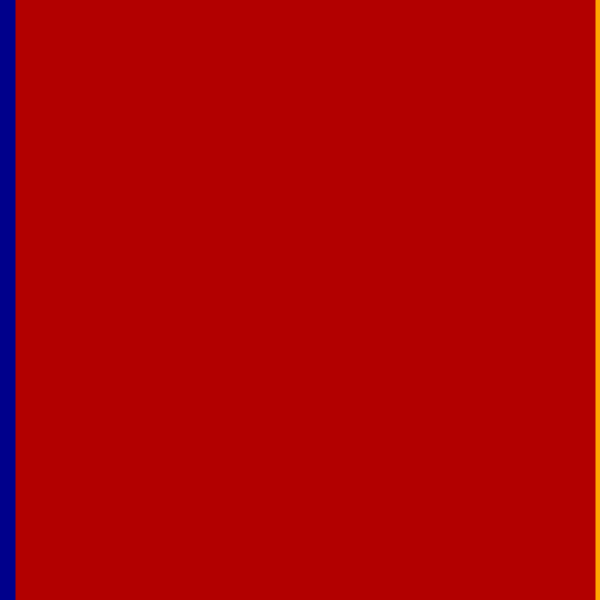
Frame 1 (no input)
Frame 60 (the mouse pressed at the canvas centre just before this capture): identical to frame 1, image omitted
Frame 120 (the mouse held since frame 60 and released just before this capture): identical to frame 1, image omitted

The Processing sketch that drew this single still picture (run headless with seeded random() and noise(); from frame 60 on, the mouse is pressed at the canvas centre):

// Processing sketch: sketch_10
// ── sketch_10.pde
void setup(){
  size(600,600);
  background(178,0,0);
}

void draw(){
  if(mouseX<width-mouseX){
    noStroke();
    fill(178,0,0);
    rect(0,0,600,600);
    strokeWeight(30);
    stroke(0,0,139);
    line(mouseX,0,mouseX,600);
    strokeWeight(10);
    stroke(255,165,0);
    line(600-mouseX,0,600-mouseX,600);
    
  }
  if(mouseX>width-mouseX){
    noStroke();
    fill(255,165,0);
    rect(0,0,600,600);
    strokeWeight(30);
    stroke(178,0,0);
    line(mouseX,0,mouseX,600);
    strokeWeight(10);
    stroke(0,0,139);
    line(600-mouseX,0,600-mouseX,600);
  }
    
}
